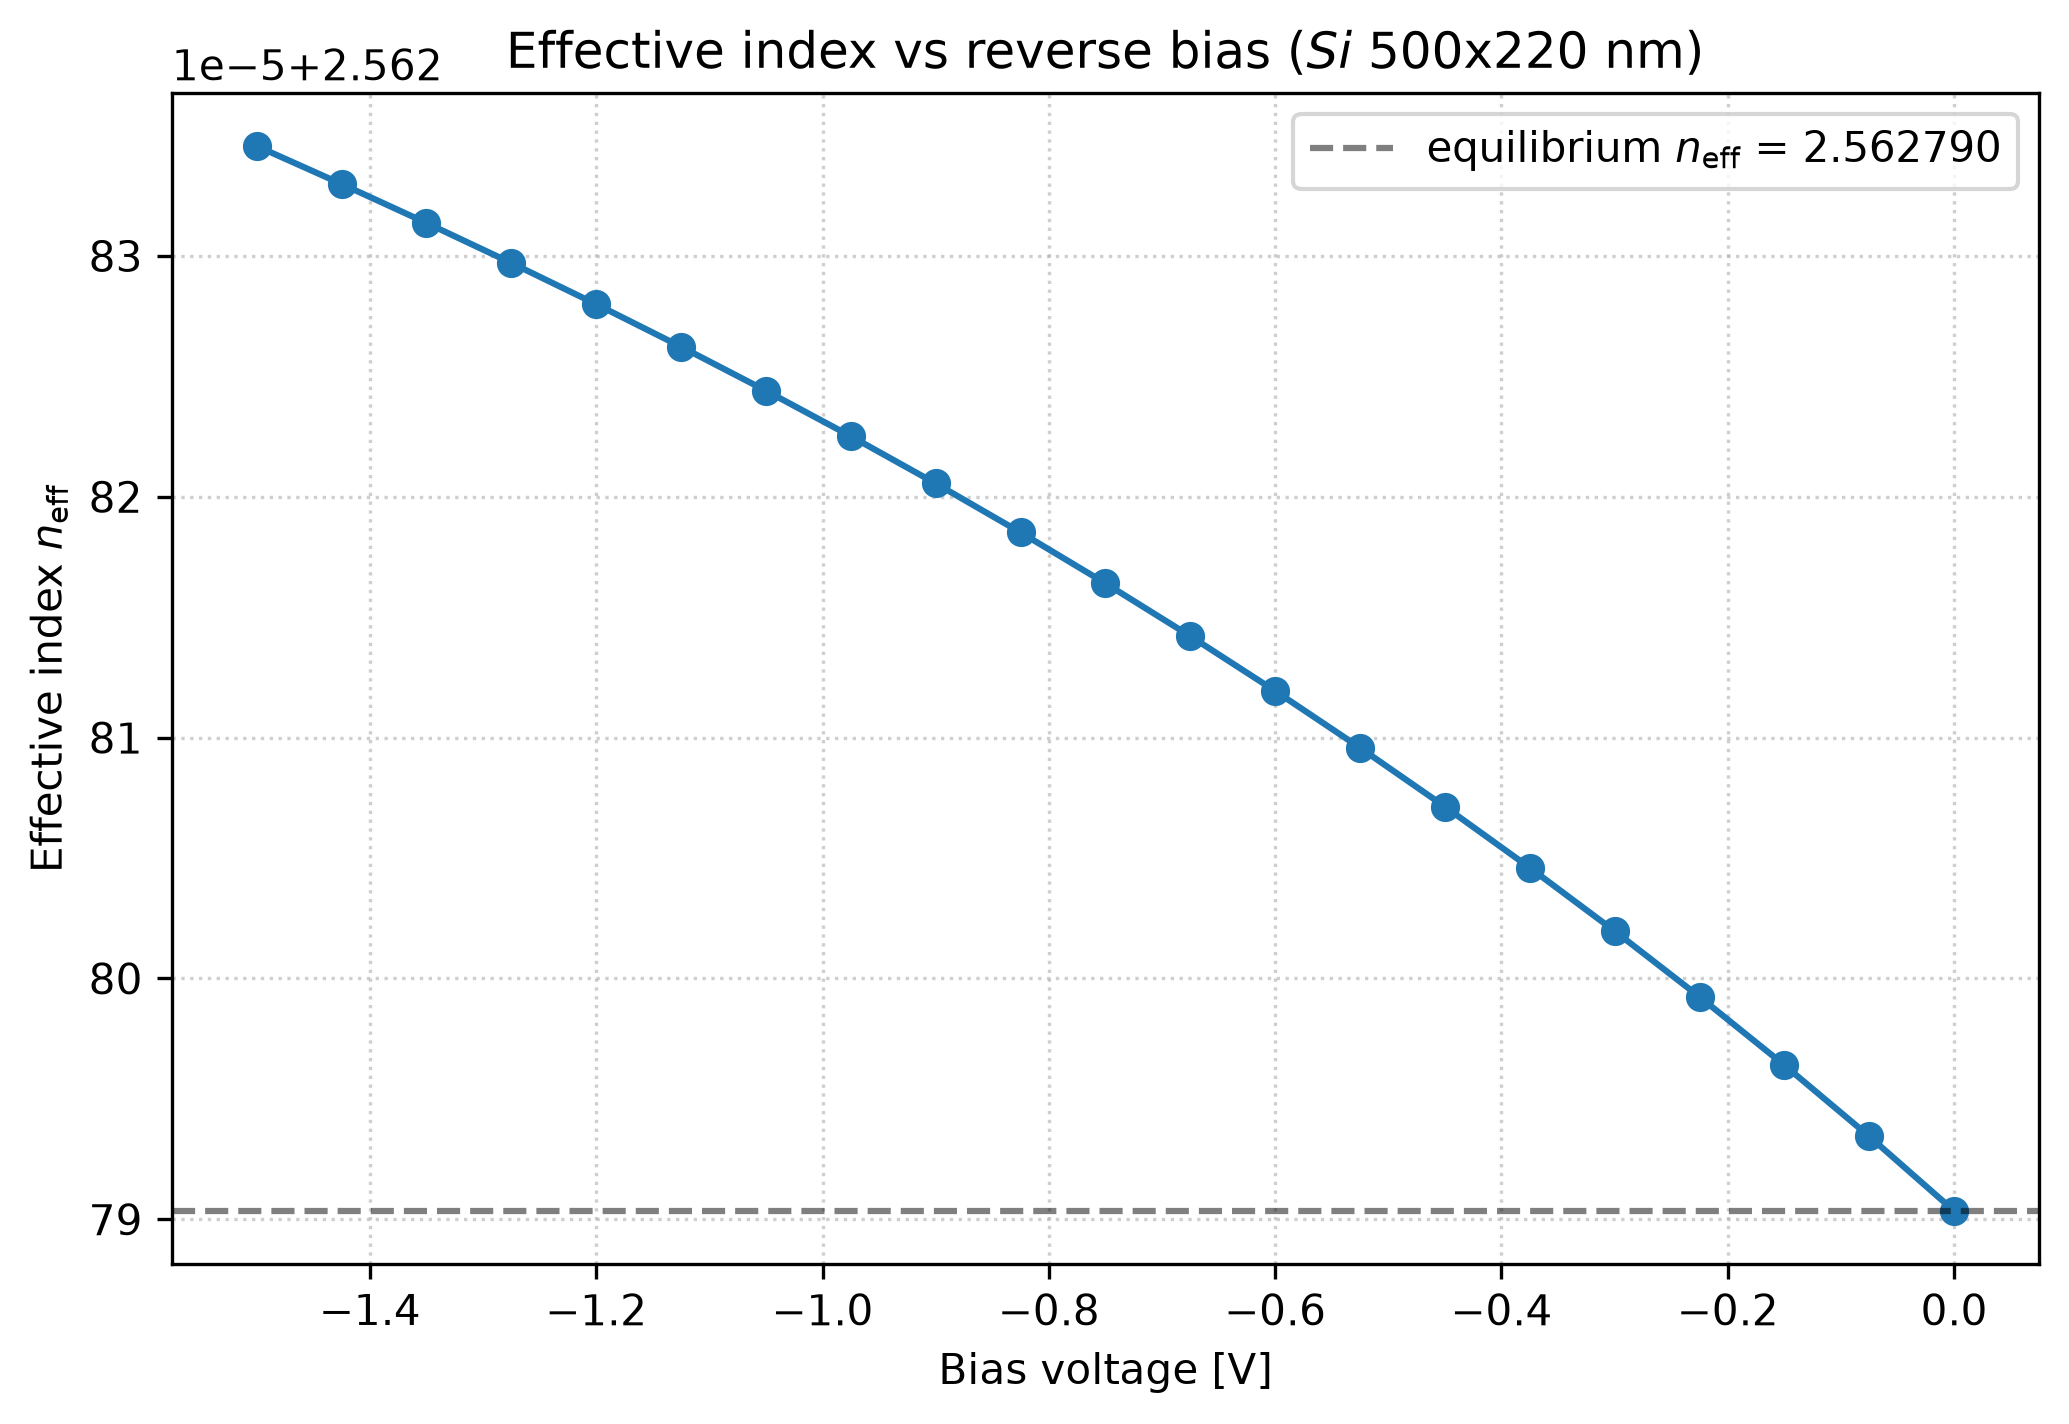

Write the Python code that produced this figure.
# -*- coding: utf-8 -*-
"""
Created on Mon Sep 21 2026

@author: USUARIO
"""

"""
Effective index, free-carrier loss and V_pi*L versus bias, from the Lumerical
FDE bias sweep saved in 'neff_vs_bias.mat'.

The .mat file is saved by Lumerical in HDF5 format (MATLAB v7.3), so h5py is the
reader. Expected variables:
    - V          : bias vector [V], same grid as the CHARGE sweep
    - neff_real  : Re(neff) at each bias point
    - neff_imag  : Im(neff) at each bias point (= k, extinction coefficient)
    - alpha      : propagation loss [1/m]
    - alpha_dB_cm: the same in dB/cm
    - V_pi_L     : V_pi*L per bias interval [V cm]

V_pi*L is the standard phase-shifter figure of merit: a pi phase shift needs
(2*pi/lambda)*|dneff|*L = pi, so V_pi*L = lambda/(2*|dneff/dV|). It is evaluated
per bias interval here, because dneff/dV is not constant - it is steepest near
zero bias and flattens as the junction depletes. The script also reports a
single value from a linear fit over the whole range, which is the number to
quote when comparing designs.
"""

import numpy as np
import h5py
import matplotlib.pyplot as plt

# ---------------------------------------------------------------
# Load .mat file (HDF5 format)
# ---------------------------------------------------------------
filename = "PhaseShifter/MODE/neff_vs_bias.mat"

def load_var(h5file, name):
    """Read a dataset from an HDF5-based .mat file and return a 1D numpy array."""
    arr = np.array(h5file[name])
    # HDF5 .mat stores arrays transposed compared to MATLAB convention
    arr = arr.T
    return np.squeeze(arr)

with h5py.File(filename, "r") as f:
    # Uncomment to inspect contents:
    # print("Variables in file:", list(f.keys()))

    V         = load_var(f, "V")
    neff_real = load_var(f, "neff_real")
    neff_imag = load_var(f, "neff_imag")
    alpha_dB_cm = load_var(f, "alpha_dB_cm")
    V_pi_L    = load_var(f, "V_pi_L")

V         = np.asarray(V, dtype=float)
neff_real = np.asarray(neff_real, dtype=float)
neff_imag = np.asarray(neff_imag, dtype=float)
V_pi_L    = np.asarray(V_pi_L, dtype=float)
alpha_dB_cm = np.asarray(alpha_dB_cm, dtype=float)

# The sweep was generated as linspace(V_start, V_stop), so it already runs
# ascending from the deepest reverse bias up to 0 V and the arrays read left to
# right. V_pi_L is defined between neighbouring points and therefore has one
# fewer entry; it belongs to the interval midpoints.
V_mid = 0.5 * (V[:-1] + V[1:])

# Reference state: the equilibrium point, V = 0.
i_ref = int(np.argmin(np.abs(V)))
dneff = neff_real - neff_real[i_ref]

# ---------------------------------------------------------------
# Summary
# ---------------------------------------------------------------
print("=== Effective index vs bias ===")
print(f"  equilibrium (V = {V[i_ref]:+.2f} V): neff = {neff_real[i_ref]:.6f}, "
      f"k = {neff_imag[i_ref]:.3e}")
for v, n, dn, a in zip(V, neff_real, dneff, alpha_dB_cm):
    print(f"  V = {v:+.2f} V   neff = {n:.6f}   dneff = {dn:+.6f}   "
          f"loss = {a:.2f} dB/cm")

# Design targets for this device
TARGET_VPI_L   = 3.0      # V cm
TARGET_LOSS_DB = 5.0      # dB, insertion loss over the whole modulator
DEVICE_LENGTH_CM = 0.1    # 1 mm of phase shifter

best = int(np.argmin(V_pi_L))
print("\n=== Phase-shift efficiency ===")
print(f"  V_pi*L, best interval : {V_pi_L[best]:.3f} V cm "
      f"(between {V[best]:+.2f} and {V[best + 1]:+.2f} V)")

# A single number for the whole range: from the total index change and the total
# voltage swing. This is the honest design figure, since it averages over the
# bias dependence rather than quoting the most favourable interval.
span_V = abs(V[-1] - V[0])
slope_mean = abs(neff_real[-1] - neff_real[0]) / span_V          # per volt
lambda0 = 1.55e-6
V_pi_L_fit = lambda0 / (2 * slope_mean) * 100                     # V cm
print(f"  V_pi*L, mean slope   : {V_pi_L_fit:.3f} V cm "
      f"(over the full {span_V:.1f} V swing)")
print(f"  target: < {TARGET_VPI_L:.1f} V cm -> "
      f"{'met' if V_pi_L_fit < TARGET_VPI_L else 'not met'}")

# The loss target is an insertion-loss budget for the whole modulator, so it has
# to be converted using a device length before it can be compared with a dB/cm
# figure. This is also only the free-carrier term: the MMI and bend contributions
# are measured in the other project folders and share the same budget.
loss_device = np.max(alpha_dB_cm) * DEVICE_LENGTH_CM
print(f"\n  free-carrier loss over {DEVICE_LENGTH_CM * 10:.1f} mm of shifter: "
      f"{loss_device:.2f} dB (peak {np.max(alpha_dB_cm):.2f} dB/cm)")
print(f"  insertion-loss budget: < {TARGET_LOSS_DB:.1f} dB for the whole device, "
      f"shared with the MMI and bends")

# ---------------------------------------------------------------
# Plot 1: effective index vs bias
# ---------------------------------------------------------------
fig1, ax1 = plt.subplots(figsize=(7, 5))
ax1.plot(V, neff_real, 'o-', color='tab:blue')
ax1.axhline(neff_real[i_ref], color='k', linestyle='--', alpha=0.5,
            label=f"equilibrium $n_\\mathrm{{eff}}$ = {neff_real[i_ref]:.6f}")
ax1.set_xlabel("Bias voltage [V]")
ax1.set_ylabel("Effective index $n_\\mathrm{eff}$")
ax1.set_title("Effective index vs reverse bias ($Si$ 500x220 nm)")
ax1.grid(True, linestyle=":", alpha=0.6)
ax1.legend()
fig1.tight_layout()
fig1.savefig("PhaseShifter/MODE/neff_vs_bias.png", dpi=300, bbox_inches="tight")

# ---------------------------------------------------------------
# Plot 2: index change vs bias
# ---------------------------------------------------------------
fig2, ax2 = plt.subplots(figsize=(7, 5))
ax2.plot(V, dneff * 1e4, 's-', color='tab:green')
ax2.set_xlabel("Bias voltage [V]")
ax2.set_ylabel(r"$\Delta n_\mathrm{eff}$ [$10^{-4}$]")
ax2.set_title("Index modulation vs reverse bias")
ax2.grid(True, linestyle=":", alpha=0.6)
fig2.tight_layout()
fig2.savefig("PhaseShifter/MODE/dneff_vs_bias.png", dpi=300, bbox_inches="tight")

# ---------------------------------------------------------------
# Plot 3: free-carrier loss vs bias
# ---------------------------------------------------------------
fig3, ax3 = plt.subplots(figsize=(7, 5))
ax3.plot(V, alpha_dB_cm, '^-', color='tab:red')
ax3.axhline(TARGET_LOSS_DB / DEVICE_LENGTH_CM, color='k', linestyle='--', alpha=0.6,
            label=f"budget if all {TARGET_LOSS_DB:.0f} dB is here ({DEVICE_LENGTH_CM*10:.0f} mm)")
ax3.set_xlabel("Bias voltage [V]")
ax3.set_ylabel("Free-carrier loss [dB/cm]")
ax3.set_title("Free-carrier absorption vs reverse bias")
ax3.grid(True, linestyle=":", alpha=0.6)
ax3.legend()
fig3.tight_layout()
fig3.savefig("PhaseShifter/MODE/loss_vs_bias.png", dpi=300, bbox_inches="tight")

# ---------------------------------------------------------------
# Plot 4: V_pi*L vs bias
# ---------------------------------------------------------------
fig4, ax4 = plt.subplots(figsize=(7, 5))
ax4.semilogy(V_mid, V_pi_L, 'd-', color='tab:purple', label="per bias interval")
ax4.axhline(V_pi_L_fit, color='k', linestyle='--', alpha=0.6,
            label=f"mean slope = {V_pi_L_fit:.2f} V cm")
ax4.axhline(TARGET_VPI_L, color='tab:red', linestyle=':', alpha=0.8,
            label=f"target {TARGET_VPI_L:.0f} V cm")
ax4.set_xlabel("Bias voltage [V]")
ax4.set_ylabel(r"$V_\pi L$ [V$\cdot$cm]")
ax4.set_title(r"$V_\pi L$ figure of merit vs reverse bias")
ax4.grid(True, which="both", linestyle=":", alpha=0.6)
ax4.legend(fontsize=9)
fig4.tight_layout()
fig4.savefig("PhaseShifter/MODE/vpi_L_vs_bias.png", dpi=300, bbox_inches="tight")

plt.show()
